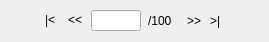
<?xml version="1.0" encoding="UTF-8"?>
<ui version="4.0">
 <class>PagingWidget</class>
 <widget class="QDialog" name="PagingWidget">
  <property name="geometry">
   <rect>
    <x>0</x>
    <y>0</y>
    <width>269</width>
    <height>42</height>
   </rect>
  </property>
  <property name="windowTitle">
   <string>Dialog</string>
  </property>
  <widget class="QLabel" name="label_Left">
   <property name="geometry">
    <rect>
     <x>45</x>
     <y>10</y>
     <width>16</width>
     <height>21</height>
    </rect>
   </property>
   <property name="text">
    <string>|&lt;</string>
   </property>
  </widget>
  <widget class="QLineEdit" name="Line_CurrentPage">
   <property name="geometry">
    <rect>
     <x>91</x>
     <y>10</y>
     <width>50</width>
     <height>21</height>
    </rect>
   </property>
   <property name="maximumSize">
    <size>
     <width>50</width>
     <height>16777215</height>
    </size>
   </property>
  </widget>
  <widget class="QLabel" name="label_Next">
   <property name="geometry">
    <rect>
     <x>187</x>
     <y>10</y>
     <width>16</width>
     <height>21</height>
    </rect>
   </property>
   <property name="text">
    <string>&gt;&gt;</string>
   </property>
  </widget>
  <widget class="QLabel" name="label_Previous">
   <property name="geometry">
    <rect>
     <x>68</x>
     <y>10</y>
     <width>16</width>
     <height>21</height>
    </rect>
   </property>
   <property name="text">
    <string>&lt;&lt;</string>
   </property>
  </widget>
  <widget class="QLabel" name="label_MaxPage">
   <property name="geometry">
    <rect>
     <x>148</x>
     <y>10</y>
     <width>32</width>
     <height>21</height>
    </rect>
   </property>
   <property name="text">
    <string>/100</string>
   </property>
  </widget>
  <widget class="QLabel" name="label_Right">
   <property name="geometry">
    <rect>
     <x>210</x>
     <y>10</y>
     <width>16</width>
     <height>21</height>
    </rect>
   </property>
   <property name="text">
    <string>&gt;|</string>
   </property>
  </widget>
 </widget>
 <resources/>
 <connections/>
</ui>
